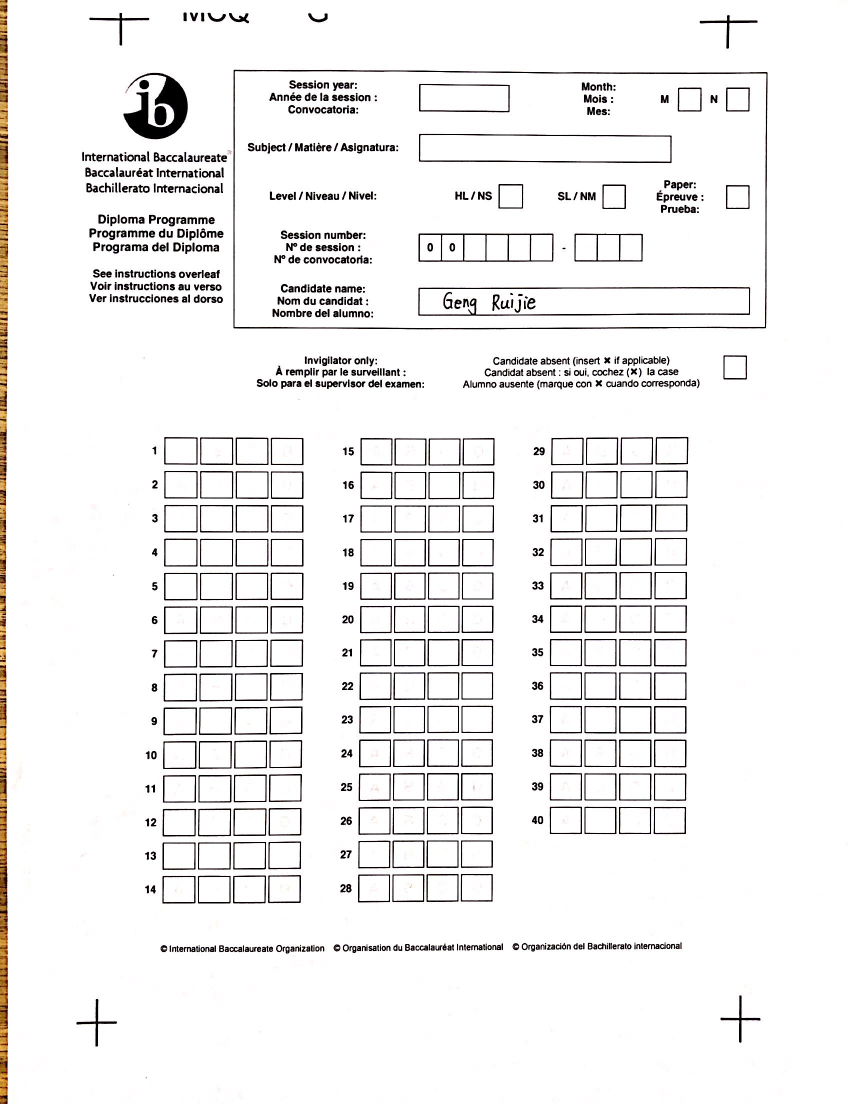
#> input picture learning/string similarity/answerSheet_with_name.png, 1696 x 2208 px, found by its file name (shown at 1/2 size)
$ python test.py   (older library calls are emulated)
#> lines starting #> are read from the running program, lines starting #| are printed output that depends on the picture; after the words box and inside, x2 and y2 are one past the last pixel; in counts of white or black regions, pixels touching at a corner belong together
from pytesseract import image_to_string
from PIL import Image
import cv2
import numpy


if __name__ == '__main__':
    position = ((712, 571), (725, 587))
    dh = position[1][1] - position[0][1]
    upper = position[0][1] - 2 * dh
    lower = position[1][1] + int(3.5 * dh)
    left = position[1][0]

    print(upper,lower, left)

    img = cv2.imread('answerSheet_with_name.png')
#> img is the input picture: shape (2208, 1696, 3); mean B, G, R 239.8, 240.2, 241
    #image = Image.open('answerSheet_with_name.png')

    img = img[upper:lower, left:img[1].size]
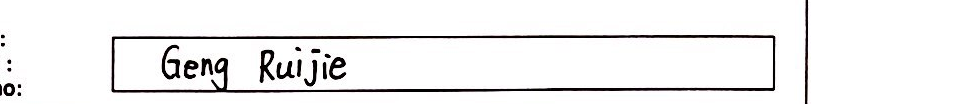
#> img: shape (104, 971, 3); mean B, G, R 240, 239.8, 240.4

    gray = cv2.cvtColor(img,cv2.COLOR_BGR2GRAY)
    blur = cv2.GaussianBlur(gray,(5,5),0)
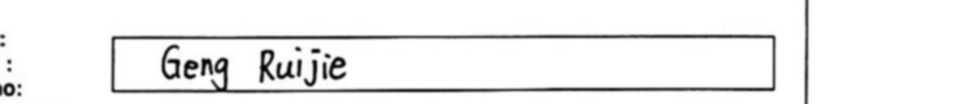
#> blur: shape (104, 971); min 4, max 255, mean 240
    thresh = cv2.adaptiveThreshold(blur,255,cv2.ADAPTIVE_THRESH_GAUSSIAN_C,cv2.THRESH_BINARY,11,6)
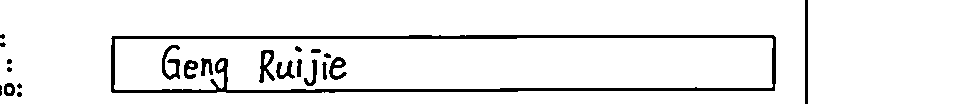
#> thresh: shape (104, 971); 93.2% white; 22 black regions (3 under 20 px)
    cv2.imshow("hello", img)


    #################      Now finding Contours         ###################

    img,contours,hierarchy = cv2.findContours(thresh,cv2.RETR_LIST,cv2.CHAIN_APPROX_SIMPLE)
#> contours = 26 contours, 3 with area under 20; largest, box (x1, y1, x2, y2) and area: (0, 0, 805, 104) 82744, (110, 34, 777, 94) 38230, (114, 38, 773, 90) 31979, (808, 0, 971, 104) 16686, (258, 49, 276, 84) 362
    cv2.drawContours(img, contours, -1, (0, 0, 255),1)
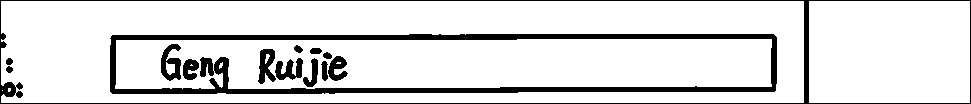
#> img: shape (104, 971); 87% white; 14 black regions, largest, box (x1, y1, x2, y2) and area: (110, 34, 777, 94) 7904, (0, 0, 971, 104) 2955, (161, 44, 181, 81) 425

#> (the run stopped early here; a loop or call above may not have finished)
